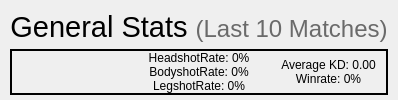
         <widget class="QFrame" name="GeneralStats">
          <property name="frameShape">
           <enum>QFrame::NoFrame</enum>
          </property>
          <property name="frameShadow">
           <enum>QFrame::Plain</enum>
          </property>
          <property name="lineWidth">
           <number>1</number>
          </property>
          <layout class="QHBoxLayout" name="horizontalLayout_8" stretch="0">
           <property name="leftMargin">
            <number>5</number>
           </property>
           <property name="topMargin">
            <number>5</number>
           </property>
           <property name="rightMargin">
            <number>5</number>
           </property>
           <property name="bottomMargin">
            <number>5</number>
           </property>
           <item>
            <widget class="QFrame" name="AccuarcyStats">
             <property name="frameShape">
              <enum>QFrame::NoFrame</enum>
             </property>
             <property name="frameShadow">
              <enum>QFrame::Plain</enum>
             </property>
             <property name="lineWidth">
              <number>1</number>
             </property>
             <layout class="QVBoxLayout" name="verticalLayout_6" stretch="0,0">
              <property name="spacing">
               <number>0</number>
              </property>
              <property name="leftMargin">
               <number>5</number>
              </property>
              <property name="topMargin">
               <number>0</number>
              </property>
              <property name="rightMargin">
               <number>5</number>
              </property>
              <property name="bottomMargin">
               <number>0</number>
              </property>
              <item>
               <widget class="QLabel" name="AccuracyTitle">
                <property name="font">
                 <font>
                  <underline>false</underline>
                  <strikeout>false</strikeout>
                 </font>
                </property>
                <property name="text">
                 <string notr="true">&lt;html&gt;&lt;head/&gt;&lt;body&gt;&lt;p&gt;&lt;span style=&quot; font-size:22pt;&quot;&gt;General Stats &lt;/span&gt;&lt;span style=&quot; font-size:18pt; color:#6a6a6a;&quot;&gt;(Last 10 Matches)&lt;/span&gt;&lt;/p&gt;&lt;/body&gt;&lt;/html&gt;</string>
                </property>
                <property name="textFormat">
                 <enum>Qt::RichText</enum>
                </property>
                <property name="alignment">
                 <set>Qt::AlignCenter</set>
                </property>
               </widget>
              </item>
              <item>
               <widget class="QFrame" name="Accuracy">
                <property name="frameShape">
                 <enum>QFrame::Box</enum>
                </property>
                <property name="frameShadow">
                 <enum>QFrame::Plain</enum>
                </property>
                <property name="lineWidth">
                 <number>2</number>
                </property>
                <layout class="QHBoxLayout" name="horizontalLayout_9" stretch="0,0,0">
                 <property name="spacing">
                  <number>15</number>
                 </property>
                 <property name="leftMargin">
                  <number>0</number>
                 </property>
                 <property name="topMargin">
                  <number>0</number>
                 </property>
                 <property name="rightMargin">
                  <number>0</number>
                 </property>
                 <property name="bottomMargin">
                  <number>0</number>
                 </property>
                 <item>
                  <widget class="QLabel" name="AccuracyLogo">
                   <property name="layoutDirection">
                    <enum>Qt::LeftToRight</enum>
                   </property>
                   <property name="text">
                    <string notr="true"/>
                   </property>
                   <property name="pixmap">
                    <pixmap>../Python/Valorant Tracking by NavisGames/ValorantTracking/Images/Dummy/Basic.png</pixmap>
                   </property>
                   <property name="alignment">
                    <set>Qt::AlignCenter</set>
                   </property>
                  </widget>
                 </item>
                 <item>
                  <widget class="QLabel" name="AccuracyText">
                   <property name="layoutDirection">
                    <enum>Qt::LeftToRight</enum>
                   </property>
                   <property name="text">
                    <string notr="true">HeadshotRate: 0%
BodyshotRate: 0%
LegshotRate: 0%</string>
                   </property>
                   <property name="alignment">
                    <set>Qt::AlignCenter</set>
                   </property>
                   <property name="wordWrap">
                    <bool>true</bool>
                   </property>
                  </widget>
                 </item>
                 <item>
                  <widget class="QLabel" name="OtherStatsStats">
                   <property name="text">
                    <string notr="true">Average KD: 0.00
Winrate: 0%</string>
                   </property>
                   <property name="textFormat">
                    <enum>Qt::PlainText</enum>
                   </property>
                   <property name="scaledContents">
                    <bool>false</bool>
                   </property>
                   <property name="alignment">
                    <set>Qt::AlignCenter</set>
                   </property>
                   <property name="wordWrap">
                    <bool>true</bool>
                   </property>
                  </widget>
                 </item>
                </layout>
               </widget>
              </item>
             </layout>
            </widget>
           </item>
          </layout>
         </widget>
